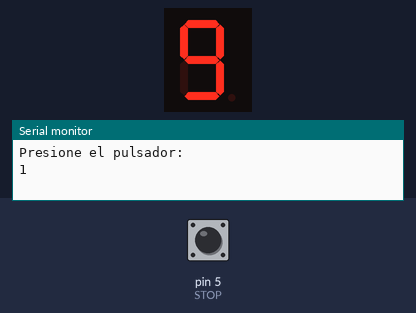
Bench run of a sketch on a simulated Arduino Uno, built with avr-gcc and run on an emulated ATmega328P. On the bench: 1-digit seven-segment display, the last lines printed to the serial monitor. Wiring (inferred from the names in the program): 1-digit 7-segment display, segments lit when HIGH: segments pin 13, pin 12, pin 11, pin 10, pin 9, pin 8, pin 7. The inputs (shaded band) are chosen by the test bench; at power-on: pin 5 (STOP) HIGH. The segment pins are drawn as the display they are named for.

Above: at 1.8 s.
1.9 s: pin 5 (STOP) pulled LOW for 3.2 s
6.6 s: pin 5 (STOP) pulled LOW for 1.45 s
At 9.0 s:
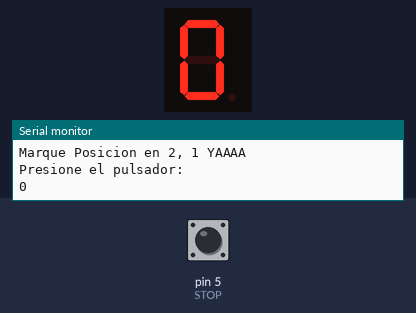
10.0 s: pin 5 (STOP) driven LOW
At 11.9 s:
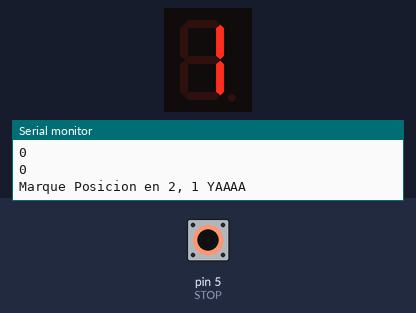
Timing chart, 0 to 13.4 s (numbered marks = the images above; inputs shaded):
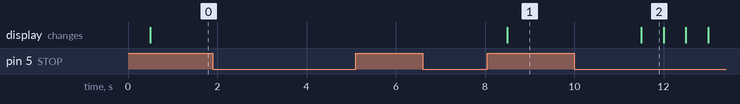

Measured:
- after the input at 6.6 s, the display: changes after 1.9 s (image 1)
- after the input at 10.0 s, the display: changes after 1.5 s (image 2)
- what the display in image 2 shows lasts 0.5 s, from 11.5 s to 12.0 s

The sketch:

Virus.ino
```cpp
const int a=13;
const int b=12;
const int c=11;
const int d=10;
const int e=9;
const int f=8;
const int g=7;
const int STOP=5;
const int reseteacion = 3;
int aux = 0;
int pos = 0;
int posN = 0;
int cont = 0;


int nulO(){
  digitalWrite(a,LOW);
  digitalWrite(b,LOW);
  digitalWrite(c,LOW);
  digitalWrite(d,LOW);
  digitalWrite(e,LOW);
  digitalWrite(f,LOW);
  digitalWrite(g,LOW);
}
int cero(){
  digitalWrite(a,HIGH);
  digitalWrite(b,HIGH);
  digitalWrite(c,HIGH);
  digitalWrite(d,HIGH);
  digitalWrite(e,HIGH);
  digitalWrite(f,HIGH);
  digitalWrite(g,LOW);
  posN = 0;
}
int uno(){
digitalWrite(a,LOW);
digitalWrite(b,HIGH);
digitalWrite(c,HIGH);
digitalWrite(d,LOW);
digitalWrite(e,LOW);
digitalWrite(f,LOW);
digitalWrite(g,LOW);
posN = 1;
}
int dos(){
digitalWrite(a,HIGH);
digitalWrite(b,HIGH);
digitalWrite(c,LOW);
digitalWrite(d,HIGH);
digitalWrite(e,HIGH);
digitalWrite(f,LOW);
digitalWrite(g,HIGH);
posN = 2;
}
int tres(){
digitalWrite(a,HIGH);
digitalWrite(b,HIGH);
digitalWrite(c,HIGH);
digitalWrite(d,HIGH);
digitalWrite(e,LOW);
digitalWrite(f,LOW);
digitalWrite(g,HIGH);
posN = 3;
}
int cuatro(){
digitalWrite(a,LOW);
digitalWrite(b,HIGH);
digitalWrite(c,HIGH);
digitalWrite(d,LOW);
digitalWrite(e,LOW);
digitalWrite(f,HIGH);
digitalWrite(g,HIGH);
posN = 4;
}
int cinco(){
digitalWrite(a,HIGH);
digitalWrite(b,LOW);
digitalWrite(c,HIGH);
digitalWrite(d,HIGH);
digitalWrite(e,LOW);
digitalWrite(f,HIGH);
digitalWrite(g,HIGH);
posN = 5;
}
int seis(){
digitalWrite(a,HIGH);
digitalWrite(b,LOW);
digitalWrite(c,HIGH);
digitalWrite(d,HIGH);
digitalWrite(e,HIGH);
digitalWrite(f,HIGH);
digitalWrite(g,HIGH);
posN = 6;
}
int siete(){
digitalWrite(a,HIGH);
digitalWrite(b,HIGH);
digitalWrite(c,HIGH);
digitalWrite(d,LOW);
digitalWrite(e,LOW);
digitalWrite(f,LOW);
digitalWrite(g,LOW);
posN = 7;
}
int ocho(){
digitalWrite(a,HIGH);
digitalWrite(b,HIGH);
digitalWrite(c,HIGH);
digitalWrite(d,HIGH);
digitalWrite(e,HIGH);
digitalWrite(f,HIGH);
digitalWrite(g,HIGH);
posN = 8;
}
int nueve(){
digitalWrite(a,HIGH);
digitalWrite(b,HIGH);
digitalWrite(c,HIGH);
digitalWrite(d,HIGH);
digitalWrite(e,LOW);
digitalWrite(f,HIGH);
digitalWrite(g,HIGH);
posN = 9;
}


void Ascendente(){
  cero();
  detener();
  delay(500);
  uno();
  detener();
  delay(500);
  dos();
  detener();
  delay(500);
  tres();
  detener();
  delay(500);
  cuatro();
  detener();
  delay(500);
  cinco();
  detener();
  delay(500);
  seis();
  detener();
  delay(500);
  siete();
  detener();
  delay(500);
  ocho();
  detener();
  delay(500);
  nueve();
  detener();
  delay(500);
}


void Descendente(){
  nueve();
  detener();
  delay(500);
  ocho();
  detener();
  delay(500);
  siete();
  detener();
  delay(500);
  seis();
  detener();
  delay(500);
  cinco();
  detener();
  delay(500);
  cuatro();
  detener();
  delay(500);
  tres();
  detener();
  delay(500);
  dos();
  detener();
  delay(500);
  uno();
  detener();
  delay(500);
  cero();
  detener();
  delay(500);
}

void leer(){
    aux = digitalRead (STOP);
    delay(500);
    Serial.println(aux);
 }

void detener(){
  pos = posN;
  cont = 0;
  aux = 0;
  for(int i=0; i<3; i++){
    aux = digitalRead(STOP);
    cont = cont + aux;
    delay (500);
  }

  if (cont >=2){
    Serial.println(pos, "Numero Capturado");
    Serial.println("Marque Posicion en 2, 1 YAAAA");
    delay(1500);
    if (digitalRead(STOP) == LOW){

      if(pos < 0){
        cero();
      delay(500);
      }
      if(pos < 1){
        uno();
      }
      delay(500);
      if(pos < 2){
        dos();
      }
      delay(500);
      if(pos < 3){
        tres();
      }
      delay(500);
      if(pos < 4){
        cuatro();
      }
      delay(500);
      if(pos < 5){
        cinco();
      }
      delay(500);
      if(pos < 6){
        seis();
      }
      delay(500);
      if(pos < 7){
        siete();
      }
      delay(500);
      if(pos < 8){
        ocho();
      }
      delay(500);
      if(pos < 9){
        nueve();
      }
      delay(500);
      loop();

      digitalWrite(reseteacion,HIGH);

    }

    if(digitalRead(STOP) == HIGH){
      if(pos > 9){
        nueve();
      }
      delay(500);
      if(pos > 8){
        ocho();
      }
      delay(500);
      if(pos > 7){
        siete();
      }
      delay(500);
      if(pos > 6){
        seis();
      }
      delay(500);
      if(pos > 5){
        cinco();
      }
      delay(500);
      if(pos > 4){
        cuatro();
      }
      delay(500);
      if(pos > 3){
        tres();
      }
      delay(500);
      if(pos > 2){
        dos();
      }
      delay(500);
      if(pos > 1){
        uno();
      }
      delay(500);
      if(pos > 0){
        cero();
      }
      delay(500);
      loop();

      digitalWrite(reseteacion,HIGH);
    }
  }
}


void setup()
{
  Serial.begin(9600);
pinMode(a,OUTPUT);
pinMode(b,OUTPUT);
pinMode(c,OUTPUT);
pinMode(d,OUTPUT);
pinMode(e,OUTPUT);
pinMode(f,OUTPUT);
pinMode(g,OUTPUT);
pinMode(reseteacion,OUTPUT);
pinMode(STOP,INPUT);

}
void loop()
{
  Serial.println("Presione el pulsador: ");
  leer();
  if (aux == 0){
    Ascendente();
  }else{
    nulO();
  }
  if (aux == 1){
    Descendente();
  }else{
    nulO();
  }

}
```
